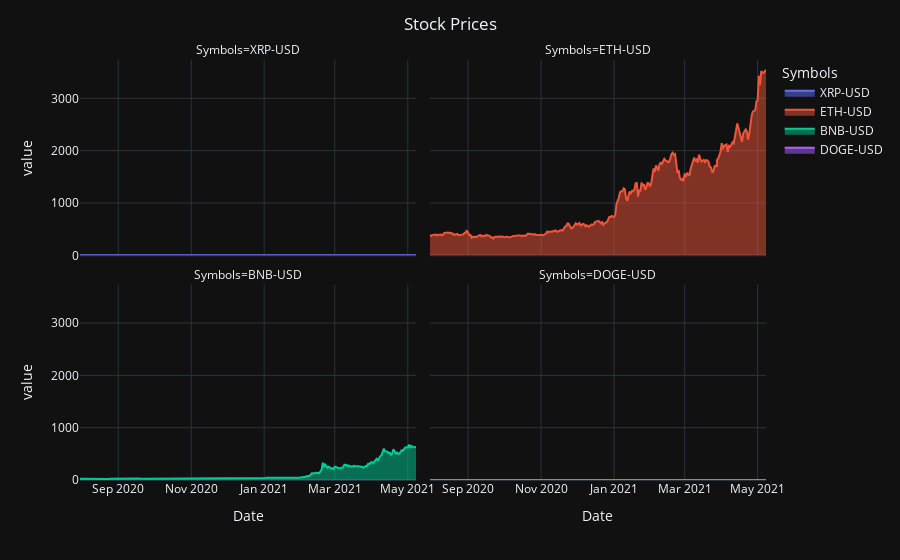

Notebook code for this chart:
### Code cell
fig7 = px.area(df, facet_col="Symbols", facet_col_wrap=2)
fig7.update_layout(
    title={
        'text': "Stock Prices",
        'x':0.5,
        'xanchor': 'center'})
fig7.show()

### Figure 1 — Plotly figure (JSON) as saved in the notebook; plotly's stock layout.template omitted (floating-point values rounded to 4 significant figures; data arrays with more than 128 entries replaced by an {"elided": "..."} marker saying what was removed)
{"data": [{"hovertemplate": "Symbols=XRP-USD<br>Date=%{x}<br>value=%{y}<extra></extra>", "legendgroup": "XRP-USD", "line": {"color": "#636efa"}, "mode": "lines", "name": "XRP-USD", "orientation": "v", "showlegend": true, "stackgroup": "1", "type": "scatter", "x": {"elided": "278 str values"}, "xaxis": "x3", "y": {"elided": "278 float values"}, "yaxis": "y3"}, {"hovertemplate": "Symbols=ETH-USD<br>Date=%{x}<br>value=%{y}<extra></extra>", "legendgroup": "ETH-USD", "line": {"color": "#EF553B"}, "mode": "lines", "name": "ETH-USD", "orientation": "v", "showlegend": true, "stackgroup": "1", "type": "scatter", "x": {"elided": "278 str values"}, "xaxis": "x4", "y": {"elided": "278 float values"}, "yaxis": "y4"}, {"hovertemplate": "Symbols=BNB-USD<br>Date=%{x}<br>value=%{y}<extra></extra>", "legendgroup": "BNB-USD", "line": {"color": "#00cc96"}, "mode": "lines", "name": "BNB-USD", "orientation": "v", "showlegend": true, "stackgroup": "1", "type": "scatter", "x": {"elided": "278 str values"}, "xaxis": "x", "y": {"elided": "278 float values"}, "yaxis": "y"}, {"hovertemplate": "Symbols=DOGE-USD<br>Date=%{x}<br>value=%{y}<extra></extra>", "legendgroup": "DOGE-USD", "line": {"color": "#ab63fa"}, "mode": "lines", "name": "DOGE-USD", "orientation": "v", "showlegend": true, "stackgroup": "1", "type": "scatter", "x": {"elided": "278 str values"}, "xaxis": "x2", "y": {"elided": "278 float values"}, "yaxis": "y2"}], "layout": {"annotations": [{"font": {}, "showarrow": false, "text": "Symbols=BNB-USD", "x": 0.245, "xanchor": "center", "xref": "paper", "y": 0.465, "yanchor": "bottom", "yref": "paper"}, {"font": {}, "showarrow": false, "text": "Symbols=DOGE-USD", "x": 0.755, "xanchor": "center", "xref": "paper", "y": 0.465, "yanchor": "bottom", "yref": "paper"}, {"font": {}, "showarrow": false, "text": "Symbols=XRP-USD", "x": 0.245, "xanchor": "center", "xref": "paper", "y": 1.0, "yanchor": "bottom", "yref": "paper"}, {"font": {}, "showarrow": false, "text": "Symbols=ETH-USD", "x": 0.755, "xanchor": "center", "xref": "paper", "y": 1.0, "yanchor": "bottom", "yref": "paper"}], "legend": {"title": {"text": "Symbols"}, "tracegroupgap": 0}, "margin": {"t": 60}, "title": {"text": "Stock Prices", "x": 0.5, "xanchor": "center"}, "xaxis": {"anchor": "y", "domain": [0, 0.49], "title": {"text": "Date"}}, "xaxis2": {"anchor": "y2", "domain": [0.51, 1], "matches": "x", "title": {"text": "Date"}}, "xaxis3": {"anchor": "y3", "domain": [0, 0.49], "matches": "x", "showticklabels": false}, "xaxis4": {"anchor": "y4", "domain": [0.51, 1], "matches": "x", "showticklabels": false}, "yaxis": {"anchor": "x", "domain": [0, 0.465], "title": {"text": "value"}}, "yaxis2": {"anchor": "x2", "domain": [0, 0.465], "matches": "y", "showticklabels": false}, "yaxis3": {"anchor": "x3", "domain": [0.535, 1.0], "matches": "y", "title": {"text": "value"}}, "yaxis4": {"anchor": "x4", "domain": [0.535, 1.0], "matches": "y", "showticklabels": false}}}
